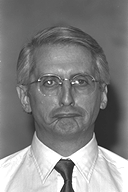
#> input picture fas/00001_930831_fa_a.ppm, 128 x 192 px; its folder holds only this picture in this run
$ python eigenfaces.py   (Python 2 division)   (older library calls are emulated)
#> lines starting #> are read from the running program, lines starting #| are printed output that depends on the picture
#!/usr/bin/python

import os
import scipy
import scipy.misc
import Image

import numpy as np
import numpy.linalg as lin

# total count of faces
L = 42

# list file directories
basedir = 'fas/'
flist = os.listdir(basedir)

# create zero array
arr = np.zeros((L, 24576))

num = 0

# load data matrix out of PGM files
for f in flist:
     # construct target
     tfile = basedir + str(f)

     try:
        print "Opening:", tfile
        im = Image.open(tfile)
#> im is the input picture: PIL image 128x192 RGB; mean R, G, B 129.6, 129.6, 129.6

        print "Storing image in memory matrix"
        for i in xrange(im.size[0]):
           for j in xrange(im.size[1]):
              pix = im.getpixel((i,j))
              arr[num,i+j*im.size[0]] = (pix[0] + pix[1] + pix[2])/3
        num += 1
     except:
        pass

arr = arr / 256

# subtract the mean image from each image sample
for i in xrange(arr.shape[0]):
    arr[i,:] = arr[i,:] - arr.mean(0)

# compute SVD of the data matrix
print "Computing sparse SVD of data matrix"
U, V, T = lin.svd(arr.transpose(), full_matrices=False)
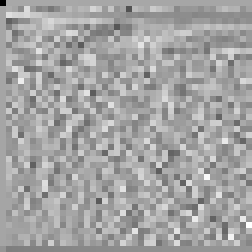
#> T: shape (42, 42) float64 (shown 6 times larger); min -0.995, max 0.543, mean -0.00488; drawn with min black and max white
#> V = 42 values, max 84.62 at index 0, min 8.37e-15 at index 41, mean 2.01

# print eigenfaces to files
print "Writing eigenvectors to disk..."
for i in xrange(L):
   scipy.misc.imsave('eigenface_' + str(i) + '.png', U[:,i].reshape(192,128))
#> this loop made 42 passes
#> pass 1, `scipy.misc.imsave('eigenface_' + str(i) + '.png', U[:,i].reshape(192,1..`:
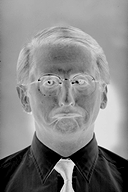
#> saved as eigenface_0.png: PIL image 128x192 L; min 0, max 255, mean 133.8
#> pass 2, `scipy.misc.imsave('eigenface_' + str(i) + '.png', U[:,i].reshape(192,1..`:
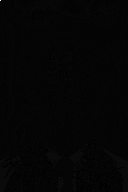
#> saved as eigenface_1.png: PIL image 128x192 L; min 0, max 255, mean 4.8

$ run again, on fas/00006_930831_fa_a.ppm
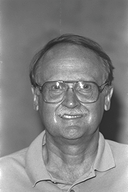
#> input picture fas/00006_930831_fa_a.ppm, 128 x 192 px
#> im is the input picture: PIL image 128x192 RGB; mean R, G, B 129.2, 129.2, 129.2
#> `U, V, T = lin.svd(arr.transpose(), full_matrices=False)`:
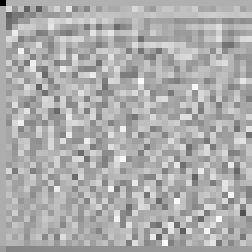
#> T: shape (42, 42) float64 (shown 6 times larger); min -0.995, max 0.468, mean -0.00299; drawn with min black and max white
#> V = 42 values, max 80.49 at index 0, min 7.96e-15 at index 41, mean 1.92
#> the loop `for i in xrange(L):` made 42 passes
#> pass 1, `scipy.misc.imsave('eigenface_' + str(i) + '.png', U[:,i].reshape(192,1..`:
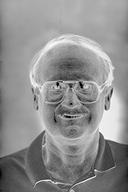
#> saved as eigenface_0.png: PIL image 128x192 L; min 0, max 255, mean 143.3

$ run again, on fas/00007_930831_fa_a.ppm
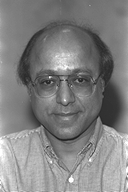
#> input picture fas/00007_930831_fa_a.ppm, 128 x 192 px
#> im is the input picture: PIL image 128x192 RGB; mean R, G, B 128.8, 128.8, 128.8
#> `U, V, T = lin.svd(arr.transpose(), full_matrices=False)`:
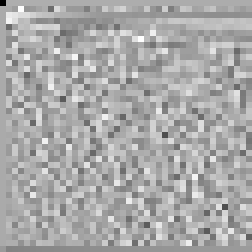
#> T: shape (42, 42) float64 (shown 6 times larger); min -0.995, max 0.492, mean -0.00435; drawn with min black and max white
#> V = 42 values, max 80.98 at index 0, min 8.01e-15 at index 41, mean 1.93
#> the loop `for i in xrange(L):` made 42 passes
#> pass 1, `scipy.misc.imsave('eigenface_' + str(i) + '.png', U[:,i].reshape(192,1..`:
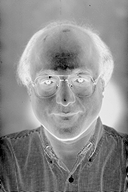
#> saved as eigenface_0.png: PIL image 128x192 L; min 0, max 255, mean 141.2
